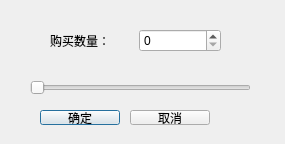
<?xml version="1.0" encoding="UTF-8"?>
<ui version="4.0">
 <class>buyPig</class>
 <widget class="QDialog" name="buyPig">
  <property name="geometry">
   <rect>
    <x>0</x>
    <y>0</y>
    <width>285</width>
    <height>144</height>
   </rect>
  </property>
  <property name="windowTitle">
   <string>Dialog</string>
  </property>
  <widget class="QSlider" name="horizontalSlider">
   <property name="geometry">
    <rect>
     <x>30</x>
     <y>80</y>
     <width>221</width>
     <height>16</height>
    </rect>
   </property>
   <property name="orientation">
    <enum>Qt::Horizontal</enum>
   </property>
  </widget>
  <widget class="QPushButton" name="btnOK">
   <property name="geometry">
    <rect>
     <x>40</x>
     <y>110</y>
     <width>80</width>
     <height>15</height>
    </rect>
   </property>
   <property name="text">
    <string>确定</string>
   </property>
  </widget>
  <widget class="QPushButton" name="btnCancel">
   <property name="geometry">
    <rect>
     <x>130</x>
     <y>110</y>
     <width>80</width>
     <height>15</height>
    </rect>
   </property>
   <property name="text">
    <string>取消</string>
   </property>
  </widget>
  <widget class="QWidget" name="">
   <property name="geometry">
    <rect>
     <x>50</x>
     <y>20</y>
     <width>171</width>
     <height>41</height>
    </rect>
   </property>
   <layout class="QHBoxLayout" name="horizontalLayout">
    <item>
     <widget class="QLabel" name="label">
      <property name="text">
       <string>购买数量：</string>
      </property>
     </widget>
    </item>
    <item>
     <widget class="QSpinBox" name="spinBox"/>
    </item>
   </layout>
  </widget>
 </widget>
 <resources/>
 <connections/>
</ui>
